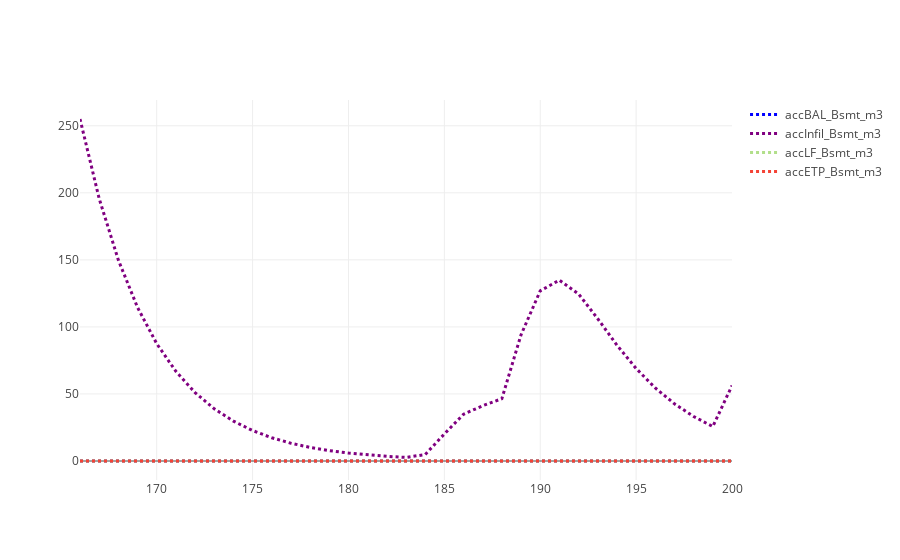

Notebook cell for this chart:
### Markdown cell above
## Water balance z3

### Code cell
ts = ['accBAL_Bsmt_m3', 'accInfil_Bsmt_m3', 'accLF_Bsmt_m3', 'accETP_Bsmt_m3', 
      # 'accBaseflow_m3'
     ]
data_z3 = []
for i in range(len(ts)):  # Append simulated components
    filename = "resW_" + ts[i] + ".tss"
    sim_pd = pd.read_table(sim_path + folder + back + filename, 
                            skiprows=4, delim_whitespace=True,
                            names=['Jdays', 'sim'],
                            header=None)
    
    sim = sim_pd.sim.tolist()
    trace = go.Scatter(
        x = x,
        y = sim,
        mode = 'lines',
        name = ts[i],
        line = dict(
            color = palette[i],
            width = 3,
            dash = 'dot')
    )
    data_z3.append(trace)

figname = "BalanceWaterZ3.png"
%matplotlib inline
import plotlycred

online = False
if online:
    # fig = py.iplot(data) 
    fig = go.Figure(data=data_z3)
    py.image.save_as(fig, filename=figname)
    # py.plot(fig, filename=figname) # Opens in web
else:
    fig = go.Figure(data=data_z3)
    iplot(fig)

### Figure 1 — Plotly figure (JSON) as saved in the notebook; plotly's stock layout.template omitted (floating-point values rounded to 4 significant figures; data arrays with more than 128 entries replaced by an {"elided": "..."} marker saying what was removed)
{"data": [{"line": {"color": "blue", "dash": "dot", "width": 3}, "mode": "lines", "name": "accBAL_Bsmt_m3", "type": "scatter", "x": {"elided": "135 int values"}, "y": [3.052e-05, 1.526e-05, 3.052e-05, 0, 3.815e-06, 1.717e-05, 1.907e-06, 2.003e-05, -2.098e-05, -9.537e-06, 1.335e-05, 7.629e-06, 3.815e-06, -0.0001163, 0.0001183, 1.526e-05, -4.959e-05, 3.815e-06, 0, -3.433e-05, 4.22e-05, -1.574e-05, -9.537e-07, 3.433e-05, 0, 3.815e-05, -2.289e-05, -4.578e-05, 1.907e-05, 3.433e-05, 4.578e-05, -1.717e-05, -2.098e-05, 4.578e-05, -3.815e-06]}, {"line": {"color": "purple", "dash": "dot", "width": 3}, "mode": "lines", "name": "accInfil_Bsmt_m3", "type": "scatter", "x": {"elided": "135 int values"}, "y": [255.0, 195.7, 149.8, 114.5, 87.5, 66.83, 51.02, 38.95, 29.74, 22.71, 17.35, 13.26, 10.14, 7.757, 5.94, 4.545, 3.486, 2.681, 4.805, 20.16, 34.86, 41.22, 46.49, 94.17, 126.9, 134.9, 124.6, 106.1, 86.39, 68.98, 54.46, 42.64, 33.19, 25.71, 56.24]}, {"line": {"color": "rgb(178,223,138)", "dash": "dot", "width": 3}, "mode": "lines", "name": "accLF_Bsmt_m3", "type": "scatter", "x": {"elided": "135 int values"}, "y": [0, 0, 0, 0, 0, 0, 0, 0, 0, 0, 0, 0, 0, 0, 0, 0, 0, 0, 0, 0, 0, 0, 0, 0, 0, 0, 0, 0, 0, 0, 0, 0, 0, 0, 0]}, {"line": {"color": "#F44336", "dash": "dot", "width": 3}, "mode": "lines", "name": "accETP_Bsmt_m3", "type": "scatter", "x": {"elided": "135 int values"}, "y": [0, 0, 0, 0, 0, 0, 0, 0, 0, 0, 0, 0, 0, 0, 0, 0, 0, 0, 0, 0, 0, 0, 0, 0, 0, 0, 0, 0, 0, 0, 0, 0, 0, 0, 0]}], "layout": {}}
